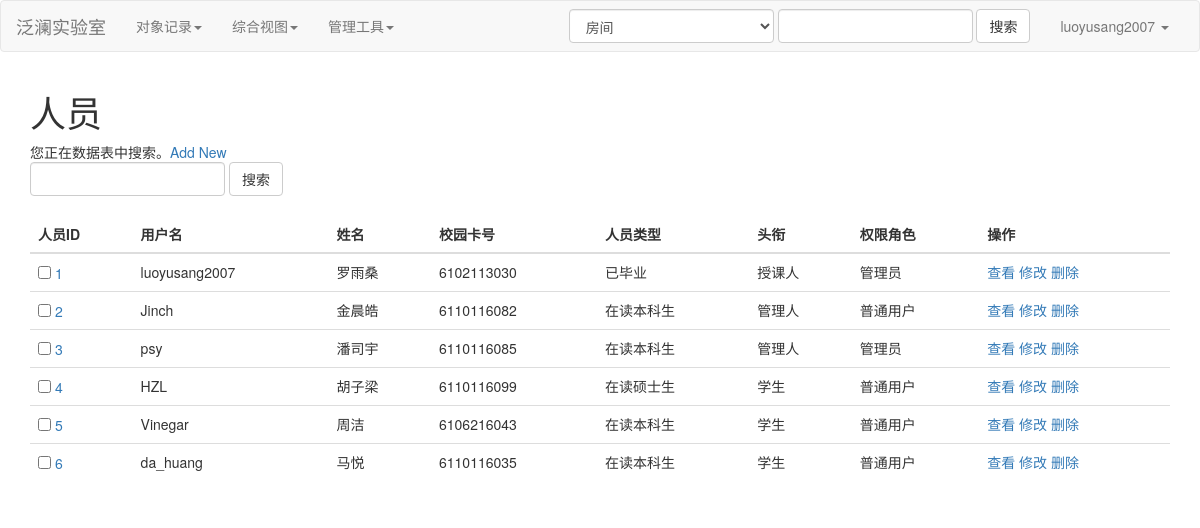
Screenshot of /tmplt_based_ui/search?b_name=o_persons with the database file from the repository.
### tables this page shows
CREATE TABLE "o_persons" (
  "person_id" INTEGER NOT NULL PRIMARY KEY AUTOINCREMENT,
  "username",
  "password",
  "type" TEXT,
  "title",
  "auth_role" TEXT DEFAULT app_user,
  "name" TEXT,
  "school_card_number" TEXT,
  "cell_number" TEXT,
  "email",
  "qq_number",
  "status" INTEGER,
  UNIQUE ("username" ASC)
);

### bp_tmplt_based_ui.py (the view, shortened to what this page needs)
@tmplt_based_ui.route('/search', methods=["GET"])
def search():
    logined_person_id = session.get("logined_person_id")
    user_info_dict = get_user_info_dict(logined_person_id)
    db = get_db()
    cur = db.cursor()
    b_name = request.args.get("b_name")
    key_words = request.args.get("search_key_word")
    bsns_table_dict = bsnses.getFomatdDict(b_name)
    filters_list = []
    query_sql_str = bsnses.createQuerySQL(
        b_name,
        read_auth_role=user_info_dict.get("auth_role"),
        filters_list=filters_list
    )
    query_result = cur.execute(query_sql_str).fetchall()
    for row_index in range(len(query_result)):
        for key in list(query_result[row_index].keys()):
            if bsns_table_dict["$COLU"][key].get("$DISP_show_in_brief_view") == False:
                query_result[row_index].pop(key)
    for row_index in range(len(query_result)):
        for key, val in query_result[row_index].items():
            content_displacer = bsns_table_dict["$COLU"][key]["$DISP_displacer"]
            if type(content_displacer) == dict:  # if there is a displacer
                origin_result = query_result[row_index][key]
                if content_displacer.__contains__(origin_result):
                    query_result[row_index][key] = content_displacer[origin_result]
            if query_result[row_index][key] == None:
                query_result[row_index][key] = ""
    cur.close()
    return render_template(
        "search.htm",
        user_info_dict=user_info_dict,
        bsns_table_dict=bsns_table_dict,
        query_result=query_result,
    )

### app_globals.py (called while the page is built)
def get_db():
    db = getattr(g, "_database", None)
    if db is None:
        db = g._database = sqlite3.connect(DATABASE)
        def make_dicts(cursor, row):
            return dict(
                (cursor.description[idx][0], value) for idx, value in enumerate(row)
            )
        db.row_factory = make_dicts
    return db

def get_user_info_dict(person_id):
    if person_id == 0:
        return {"logined": False}
    else:
        db = get_db()
        cur = db.cursor()
        query_sql_str = bsnses.createQuerySQL(
            "o_persons", read_auth_role="admin", filters_list=[], id=person_id
        )
        query_result = cur.execute(query_sql_str).fetchall()
        cur.close()
        query_result[0]["logined"] = True
        return query_result[0]

### finedb/data_frame.py (called while the page is built)
    def getFomatdDict(self, t_name=None):
        if t_name:
            return self.formatted_dict[t_name]
        else:
            return self.formatted_dict

### main.py (called while the page is built)
@app.teardown_appcontext
def close_connection(exception):
    db = getattr(g, "_database", None)
    if db is not None:
        db.close()

### templates/search.htm (shortened to what this page needs)
{% extends 'base/base.htm' %}
{% block main %}
<div class="container" style = "overflow-x:auto;">
    <h1>{{bsns_table_dict['$DISP_name']['ZH']}}</h1>
    {% if bsns_table_dict['$TYPE'] == 'table' %}
        您正在数据表中搜索。<a href = "/tmplt_based_ui/target_insert_form?b_name={{bsns_table_dict['$TBNM']}}" >Add New</a>
    {% elif bsns_table_dict['$TYPE'] == 'view'%}
        您正在视图中搜索。
    {% else %}
        Error!
    {% endif %}
    <form class="form-inline" action="" method="get">
        <input type="text" class="form-control" name = "search_key_word">
        <button class="btn btn-default" >搜索</button>
    </form>
    <div id = "message_div">&nbsp;</div>
    {% if query_result|length > 0 %}
        <table class = "table">
        <thead>
            <tr>
                {% for column_name in query_result[0].keys() %}
                <th>{{bsns_table_dict['$COLU'][column_name]['$DISP_name']['ZH']}}</th>
                {% endfor %}
                <th>操作</th>
            </tr>
        </thead>
        <tbody>
    {% for row in query_result %}
        <tr >
        {% set ns = namespace(id_val = 0) %}
        {% for key,value in row.items() %}
            {% if bsns_table_dict['$PMKY'] == key %}
                {% set ns.id_val = value %}
            <td>
                <input type="checkbox" value ="{{value}}" name = "CHECK_{{value}}">
                <a href = "target_scope?id={{value}}&b_name={{bsns_table_dict['$TBNM']}}">{{value}} </a>
            </td>
            {% else %}
            <td>{{value}} </td>
            {% endif %}
        {% endfor %}
            <td>
                <a href = "target_scope?id={{ns.id_val}}&b_name={{bsns_table_dict['$TBNM']}}"> 查看 </a>
                <a href = "target_update_form?id={{ns.id_val}}&b_name={{bsns_table_dict['$TBNM']}}"> 修改 </a>
                <a href = "#" data-toggle="modal" data-target="#delModal"   onclick = "id_to_del = {{ns.id_val}}"> 删除 </a>
            </td>
        </tr>
    {% endfor %}
    </tbody>
    </table>
    {% else %}
        <p>查找结果为空。</p>
    {% endif %}
</div>
{% endblock %}

### templates/base/include/nav.htm (shortened to what this page needs)
    <nav class="navbar navbar-default">
        <div class="container-fluid">
            <div class="navbar-header">
                <a class="navbar-brand" href="/">{{config['G_AppName']}}</a>
            </div>
            <div class="collapse navbar-collapse" id="bs-example-navbar-collapse-1">
                <ul class="nav navbar-nav">
                    <li class="dropdown">
                        <a href="#" class="dropdown-toggle" data-toggle="dropdown"
                            role="button" aria-haspopup="true" aria-expanded="false">对象记录<span class="caret"></span></a>
                    </li>
                    <li class="dropdown">
                        <a href="#" class="dropdown-toggle" data-toggle="dropdown"
                           role="button" aria-haspopup="true" aria-expanded="false">综合视图<span class="caret"></span></a>
                    </li>
                    <li class="dropdown">
                        <a href="#" class="dropdown-toggle" data-toggle="dropdown"
                           role="button" aria-haspopup="true" aria-expanded="false">管理工具<span class="caret"></span></a>
                    </li>
                </ul>
                <ul class="nav navbar-nav navbar-right">
                    <li class="dropdown">
                        <a href="#" class="dropdown-toggle" data-toggle="dropdown" role="button" aria-haspopup="true" aria-expanded="false">
                            {% if user_info_dict['logined'] == True%}
                                {{user_info_dict['username']}}
                            {% else %}
                                未登录
                            {% endif %}
                            <span class="caret"></span>
                        </a>
                    </li>
                </ul>
                <form class="navbar-form navbar-right" action="/tmplt_based_ui/search" method="get">
                            <select class = "form-control" name = b_name>
                                {%  for key, val in config['G_bsnses_dict'].items() %}
                                    <option value = "{{key}}">{{val['$DISP_name']['ZH']}}</option>
                                {% endfor %}
                            </select>
                            <input type="text" class="form-control" name = "search_key_word">
                            <button class="btn btn-default" >搜索</button>
                </form>
            </div>
        </div>
    </nav>

### rows the page displays
o_persons: username "luoyusang2007", row "1", name "罗雨桑", school_card_number "6102113030", row "已毕业" "授课人" "管理员"
o_persons: row "2", username "Jinch", name "金晨皓", school_card_number "6110116082", row "在读本科生" "管理人" "普通用户"
o_persons: row "3", username "psy", name "潘司宇", school_card_number "6110116085", row "在读本科生" "管理人" "管理员"
o_persons: row "4", username "HZL", name "胡子梁", school_card_number "6110116099", row "在读硕士生" "学生" "普通用户"
o_persons: row "5", username "Vinegar", name "周洁", school_card_number "6106216043", row "在读本科生" "学生" "普通用户"
o_persons: row "6", username "da_huang", name "马悦", school_card_number "6110116035", row "在读本科生" "学生" "普通用户"

### other values shown
{{ config['G_AppName'] }} "泛澜实验室"
{{ bsns_table_dict['$DISP_name']['ZH'] }} "人员"
{{ bsns_table_dict['$COLU'][column_name]['$DISP_name']['ZH'] }} "人员ID" "用户名" "姓名" "校园卡号" "人员类型" "头衔" "权限角色"
form field b_name "房间"
